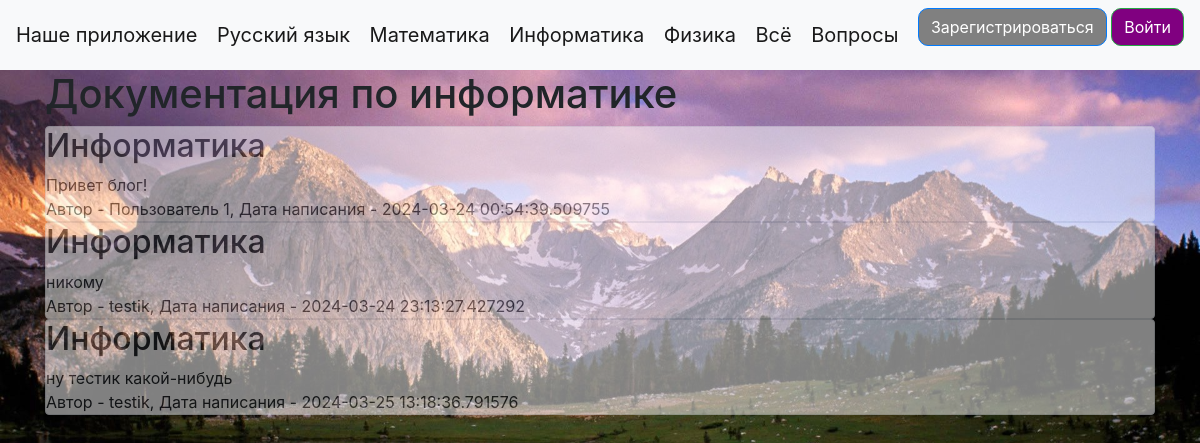
The page /ict.html on the database as committed earlier.
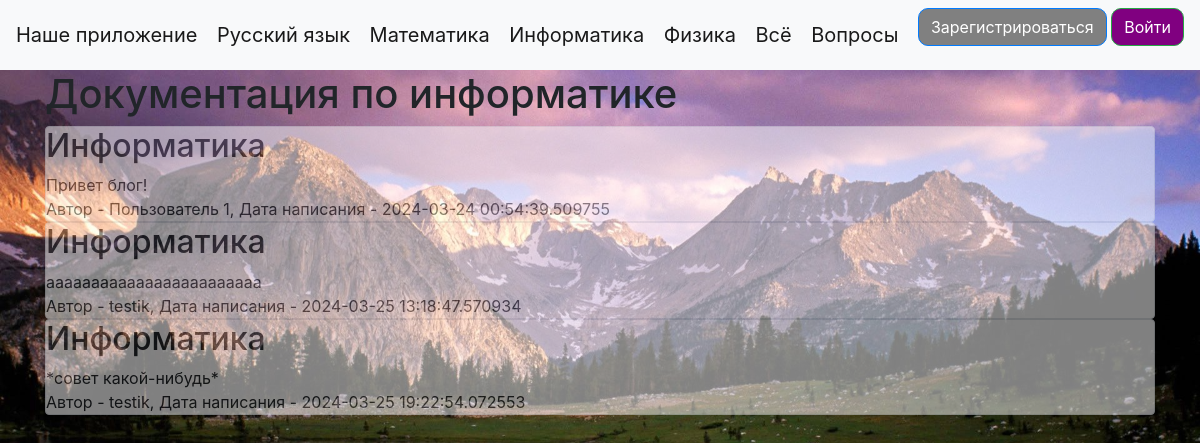
The same page on the database as committed later.
### data/news.py (models this page shows)
class News(SqlAlchemyBase):
    __tablename__ = 'news'
    id = sqlalchemy.Column(sqlalchemy.Integer,
                           primary_key=True, autoincrement=True)
    title = sqlalchemy.Column(sqlalchemy.String, nullable=True)
    content = sqlalchemy.Column(sqlalchemy.String, nullable=True)
    created_date = sqlalchemy.Column(sqlalchemy.DateTime,
                                     default=datetime.datetime.now)
    is_question = sqlalchemy.Column(sqlalchemy.Boolean, default=True)
    user_id = sqlalchemy.Column(sqlalchemy.Integer,
                                sqlalchemy.ForeignKey("users.id"))
    user = orm.relationship('User')

### data/users.py (models this page shows, shortened)
class User(SqlAlchemyBase, UserMixin):
    __tablename__ = 'users'
    id = sqlalchemy.Column(sqlalchemy.Integer,
                           primary_key=True, autoincrement=True)
    name = sqlalchemy.Column(sqlalchemy.String, nullable=True)
    about = sqlalchemy.Column(sqlalchemy.String, nullable=True)
    email = sqlalchemy.Column(sqlalchemy.String,
                              index=True, unique=True, nullable=True)
    hashed_password = sqlalchemy.Column(sqlalchemy.String, nullable=True)
    created_date = sqlalchemy.Column(sqlalchemy.DateTime,
                                     default=datetime.datetime.now)
    news = orm.relationship("News", back_populates='user')

### main.py (the view)
@app.route("/ict.html")
def ict():
    db_sess = db_session.create_session()
    news = db_sess.query(News).filter(News.title == 'Информатика').filter(News.is_question != True)
    return render_template("ict.html", news=news, title='ICT Documentation')

### data/db_session.py (called while the page is built)
def create_session() -> Session:
    global __factory
    return __factory()

### templates/ict.html (shortened to what this page needs)
{% extends "base.html" %}
{% block content %}
<h1>Документация по информатике</h1>
{% for item in news%}
<div class="col-md6 border rounded" style="background-color: white; opacity: .5;">
    <h2>{{item.title}}</h2>
    <div>
        {{item.content}}
    </div>
    <div>
        Автор - {{item.user.name}}, Дата написания - {{item.created_date}}
    </div>
</div>
{% endfor %}
{% endblock %}

### templates/base.html (shortened to what this page needs)
<!doctype html>
<html lang="en">
<head>
    <link rel="stylesheet"
          href="https://stackpath.bootstrapcdn.com/bootstrap/4.4.1/css/bootstrap.min.css"
>
    <link rel="stylesheet" href="static/css/style.css">
</head>
<body style="background-image: url(static/img/backreg.jpg); background-size: cover">
<header>
    <nav class="navbar navbar-light bg-light">
        <a class="navbar-brand" href="index.html">Наше приложение</a>
        <a class="navbar-brand" href="rus.html">Русский язык</a>
        <a class="navbar-brand" href="math.html">Математика</a>
        <a class="navbar-brand" href="ict.html">Информатика</a>
        <a class="navbar-brand" href="phys.html">Физика</a>
        <a class="navbar-brand" href="allnews.html">Всё</a>
        <a class="navbar-brand" href="questions.html">Вопросы</a>
        {% if current_user.is_authenticated %}
    <a class="navbar-brand" href="/logout">{{ current_user.name }}</a>
{% else %}
    <p>
        <a class="btn btn-primary " href="/register">Зарегистрироваться</a>
        <a class="btn btn-success" href="/login">Войти</a>
    </p>
{% endif %}
    </nav>
</header>
<main role="main" class="container">
    {% block content %}{% endblock %}
</main>
</body>
</html>

### static/css/style.css (style rules this page uses)
.btn { background-color: purple; border-radius: 10px; transition: 0.7s; }
.btn-primary { background-color: grey; }

Rows that differ between the two databases and show on the page:
removed News: title "Информатика", content "никому", user.name "testik", created_date "2024-03-24 23:13:27.427292"
removed News: title "Информатика", content "ну тестик какой-нибудь", user.name "testik", created_date "2024-03-25 13:18:36.791576"
now on this page (row edited): News: title "Информатика", content "аааааааааааааааааааааааа", user.name "testik", created_date "2024-03-25 13:18:47.570934"
added News: title "Информатика", content "*совет какой-нибудь*", user.name "testik", created_date "2024-03-25 19:22:54.072553"
